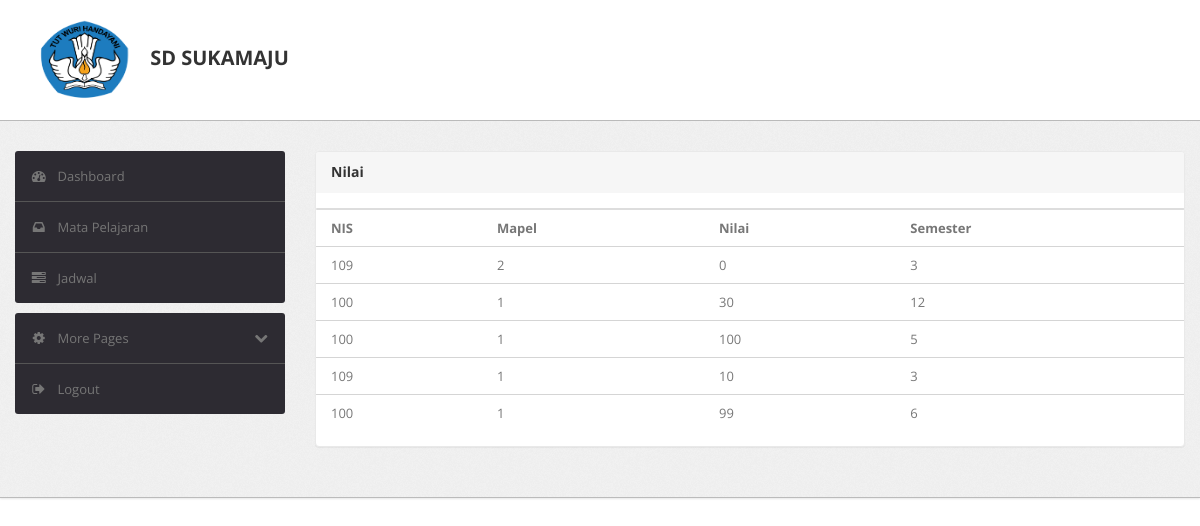
Page /murid/inputnilai.php (signed in) on the committed database.
### tables this page shows
CREATE TABLE `nilai` (
  `NIS` int(4) NOT NULL,
  `id` int(11) NOT NULL,
  `Mapel` int(11) NOT NULL,
  `Nilai` int(11) NOT NULL,
  `kelas` varchar(15) DEFAULT NULL,
  `semester` int(11) NOT NULL
);

### murid/inputnilai.php (the view, shortened to what this page needs)
<?php
require '../fungsi.php';
$result = mysqli_query($koneksi, "SELECT * FROM nilai ");
?>
<!DOCTYPE html>
<html lang="en">
<head>
    <head>
        <link type="text/css" href="bootstrap/css/bootstrap.min.css" rel="stylesheet">
        <link type="text/css" href="bootstrap/css/bootstrap-responsive.min.css" rel="stylesheet">
        <link type="text/css" href="css/theme.css" rel="stylesheet">
        <link type="text/css" href="images/icons/css/font-awesome.css" rel="stylesheet">
    </head>
    <body>
        <div class="navbar navbar-fixed-top">
            <div class="navbar-inner">
                <div class="container">
                        <a class="brand" href="index.html"><img src="logo.png" style="width:130px;height:80px;">                  SD SUKAMAJU </a>
                </div>
            </div>
        </div>
        <div class="wrapper">
            <div class="container">
                <div class="row">
                    <div class="span3">
                        <div class="sidebar">
                            <ul class="widget widget-menu unstyled">
                                <li class="active"><a href="dashboardmurid.php"><i class="menu-icon icon-dashboard"></i>Dashboard
                                </a></li>
                                <li><a href="matapelajaran.php"><i class="menu-icon icon-inbox"></i>Mata Pelajaran</a></li>
                                <li><a href="jadwal.php"><i class="menu-icon icon-tasks"></i>Jadwal</a></li>
                            </ul>
                            <ul class="widget widget-menu unstyled">
                                <li><a class="collapsed" data-toggle="collapse" href="#togglePages"><i class="menu-icon icon-cog">
                                </i><i class="icon-chevron-down pull-right"></i>More Pages </a>
                                </li>
                                <li><a href="../logout.php"><i class="menu-icon icon-signout"></i>Logout </a></li>
                            </ul>
                        </div>
                    </div>
                    <div class="span9">
                        <div class="content">
                            <div class="module">
                                <div class="module-head">
                                    <h3>
                                        Nilai</h3>
                                </div>
                                <div class="module-body table">
                                    <table cellpadding="0" cellspacing="0" border="0" class="datatable-1 table table-bordered table-striped	 display"
                                        width="100%">
                                        <table class="table">
                                <thead class="thead-dark">
                                        <th>NIS</th>
                                        <th>Mapel</th>
                                        <th>Nilai</th>
                                        <th>Semester</th>
                                    <?php while( $nilai = mysqli_fetch_assoc($result) ) : ?>
                                     <tr>
                                        <td><?= $nilai["NIS"]?></td>
                                        <td><?= $nilai["Mapel"]?></td>
                                        <td><?= $nilai["Nilai"]?></td>
                                        <td><?= $nilai["semester"]?></td>
                                     </tr>
                            <?php endwhile;?>
                          </table>
                                    </table>
                                </div>
                            </div>
                        </div>
                    </div>
                </div>
            </div>
        </div>
        <div class="footer">
        </div>
    </body>

### murid/css/theme.css (style rules this page uses)
body { font-size: 13px; font-family: 'Open Sans', Arial, sans-serif; background: #fff; color: #777 }
h1, h2, h3, h4, h5, h6 { color: #333; margin-top: 0 }
h3 { font-size: 20px }
.wrapper { background: url(../images/bg.png) #eee; border-bottom: 1px solid #bbb; -webkit-box-shadow: 0 1px 2px rgba(0,0,0,0.1); -moz-box-shadow: 0 1px 2px rgba(0,0,0,0.1); box-shadow: 0 1px 2px rgba(0,0,0,0.1); padding: 30px 0 }
.footer { color: #999; padding: 30px 0 60px }
body [class^="icon-"], body [class*=" icon-"] { font-size: 14px; line-height: 20px; height: 20px }
.module { background: #fff; -webkit-border-radius: 3px; -moz-border-radius: 3px; border-radius: 3px; border: 1px solid #ccc; border-bottom-color: #bbb; -webkit-box-shadow: 0 0 1px rgba(0,0,0,0.2); -moz-box-shadow: 0 0 1px rgba(0,0,0,0.2); box-shadow: 0 0 1px rgba(0,0,0,0.2); margin-bottom: 30px }
.navbar { position: static!important; margin: 0!important }
.navbar .navbar-inner { background: #fff; border-bottom: 1px solid #bbb; -webkit-box-shadow: 0 1px 2px rgba(0,0,0,0.15); -moz-box-shadow: 0 1px 2px rgba(0,0,0,0.15); box-shadow: 0 1px 2px rgba(0,0,0,0.15) }
.navbar .brand { color: #333; font-weight: bold; font-size: 20px; margin-right: 20px; padding: 20px }
.table { margin-bottom: 0 }
.table th, .table td { border-color: #d5d5d5!important }
.widget-menu { background: #fff; -webkit-border-radius: 3px; -moz-border-radius: 3px; border-radius: 3px; overflow: hidden }
.widget-menu a { color: #555; display: block; line-height: 20px; padding: 15px; text-decoration: none!important }
.widget-menu .menu-icon { margin-right: 10px; color: #767676; -webkit-transition: all .2s ease-in-out; -moz-transition: all .2s ease-in-out; transition: all .2s ease-in-out; }
.widget-menu>li+li { border-top: 1px solid #555 }
.widget-menu>li>a { background-color: #2d2b32; color: #767676; -webkit-transition: all .2s ease-in-out; -moz-transition: all .2s ease-in-out; transition: all .2s ease-in-out; }
.widget-menu>li>a .icon-chevron-down { display: none }
.widget-menu>li>a.collapsed .icon-chevron-down { display: block }
.module { box-shadow: 0 0 3px rgba(0,0,0,.1); border-color: #e9e9e9; margin-bottom: 20px; background-color: #fff; border-radius: 4px; -webkit-box-shadow: 0 1px 1px rgba(0,0,0,.05); box-shadow: 0 1px 1px rgba(0,0,0,.05); }
.module-head { color: #767676; background-color: #f6f6f6; border-color: #e9e9e9; padding: 10px 15px; border-bottom: 1px solid transparent; border-top-right-radius: 3px; border-top-left-radius: 3px; }
.module-head h3 { font-size: 14px; line-height: 20px; height: 20px; margin: 0 }
.module-body { padding: 15px }
.module-body.table { padding: 15px 0 }
.module-body.table .table th, .module-body.table .table td { padding-left: 15px; padding-right: 15px }

### rows in the picture
nilai: NIS "109", Mapel "2", Nilai "0", semester "3"
nilai: NIS "100", Mapel "1", Nilai "30", semester "12"
nilai: NIS "100", Mapel "1", Nilai "100", semester "5"
nilai: NIS "109", Mapel "1", Nilai "10", semester "3"
nilai: NIS "100", Mapel "1", Nilai "99", semester "6"
